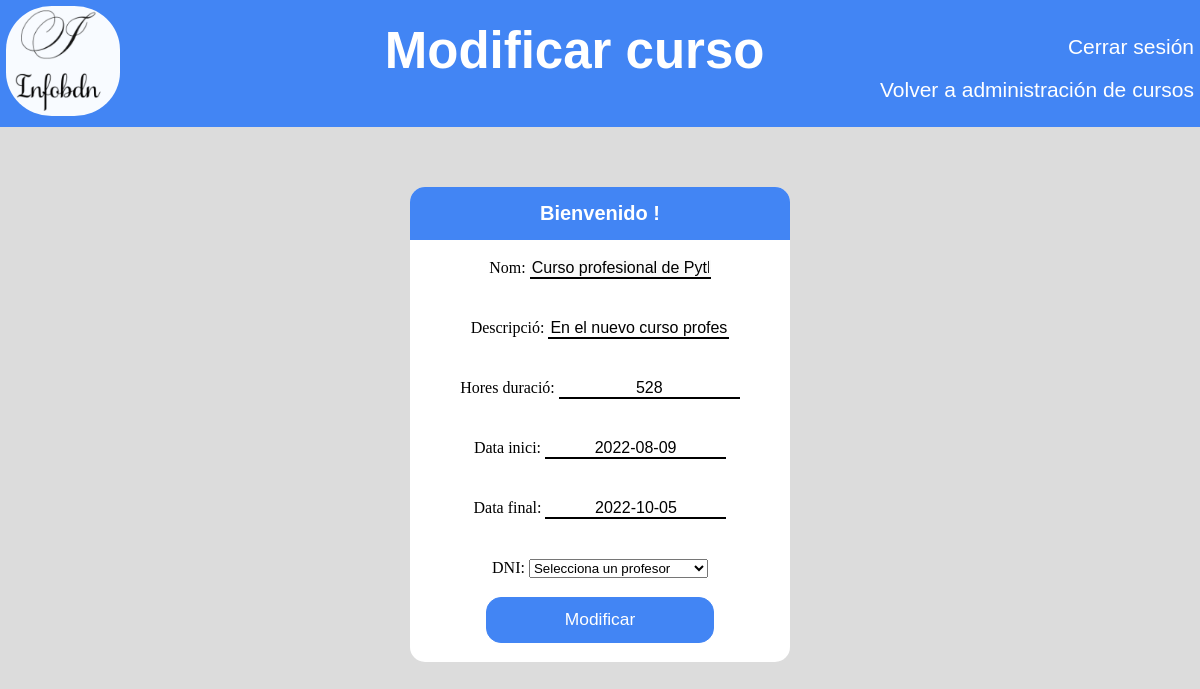
Page /modificarcurso.php?Codi=1 on the committed database.
### tables this page shows
CREATE TABLE `cursos` (
  `Codi` int(11) NOT NULL,
  `Nom` varchar(255) NOT NULL,
  `Descripcio` varchar(1024) NOT NULL,
  `Hores_Duracio` int(10) NOT NULL,
  `Data_Inici` date NOT NULL,
  `Data_Final` date NOT NULL,
  `DNI` varchar(9) NOT NULL,
  `Activado` tinyint(1) NOT NULL DEFAULT 1
);

### funciones.php (the view, shortened to what this page needs)
<?php
function conectar() {
    try {
        $servername = "localhost";
        $database = "infobdn";
        $username = "root";
        $conn = mysqli_connect($servername, $username,"", $database);
        return $conn;
    } catch(Exception $ex) {
        echo "<p class=errorsql>Fallo al conectar a la base de datos</p>";
        echo '<meta http-equiv="refresh" content="2;url=index.php" />';
    }
}
function modificarCurso($codi) {
    try {
        $conn = conectar();
        if(isset($_POST['DNI'])) {
            foreach($_POST as $field_name => $value) {
                if($value != "") {
                    $query = "UPDATE cursos SET $field_name = '$value' WHERE Codi = '$codi'";
                    mysqli_query($conn,$query);
                }
            }
            echo "<p class=modificar>Datos modificados correctamente</p>";
            echo "<meta http-equiv=refresh content='2; url=cursos.php'>";
        }
        else {
            $query = "SELECT * FROM cursos WHERE Codi = '$codi'";
            $result = mysqli_query($conn,$query);
            $curso = mysqli_fetch_array($result,MYSQLI_ASSOC);
            ?>
            <form  id="modify" method="POST" >
                <label for="Nom">Nom:
                <input disabled type="text" id="modify" name="Nom" placeholder = "<?php echo $curso['Nom']; ?>" ><br/>
                <label for="Descripcio">Descripció:
                <input type="text" id="modify" name="Descripcio" placeholder = "<?php echo $curso['Descripcio']; ?>" ><br/>
                <label for="Hores_Duracio">Hores duració:
                <input type="text" id="modify" name="Hores_Duracio" placeholder = "<?php echo $curso['Hores_Duracio']; ?>" ><br/>
                <label for="Data_Inici">Data inici:
                <input type="text" id="modify" name="Data_Inici" onfocus="(this.type='date')" placeholder = "<?php echo $curso['Data_Inici']; ?>" ><br/>
                <label for="Data_Final">Data final:
                <input type="text" id="modify" name="Data_Final"  onfocus="(this.type='date')" placeholder = "<?php echo $curso['Data_Final']; ?>" ><br/>
                <label for="DNI">DNI:
                <select name="DNI" id="modify" required >
                    <option selected disabled value="">Selecciona un profesor</option>
                </select>
                <button type="submit">Modificar</input>
            </form>
                    <?php
        }
    } catch(Exception $ex) {
        echo "<p class=errorsql>Fallo al ejecutar la consulta</p>";
        echo '<meta http-equiv="refresh" content="2;url=cursos.php" />';
    }
}
        ?>

### stylesheets/modificarcurso.css (style rules this page uses)
body { margin: 0; background-color: gainsboro; }
form { grid-row-start:2; text-align: center; }
input { text-align:center; border:none; border-bottom:2px solid black; margin-bottom:40px; outline:none; }
::placeholder { color:black; font-size:16px; }
button { width:60%; background-color:#4285f4; border:1px solid #4285f4; border-radius: 15px; padding: 3%; margin: 5% 0px 5% 0px; font-family:'Franklin Gothic Medium', 'Arial Narrow', Arial, sans- serif; font-size:calc(12px + 0.45vw); color:white; }

### rows in the picture
cursos: Nom "Curso profesional de Python", Descripcio "En el nuevo curso profesional de Python nos enfocaremos en aprender todo los necesario para convertirnos en desarrolladores Python. Aplicando las mejores practicas de programación logrando así un código mucho más Pythonico.", Hores_Duracio "528", Data_Inici "2022-08-09", Data_Final "2022-10-05"
